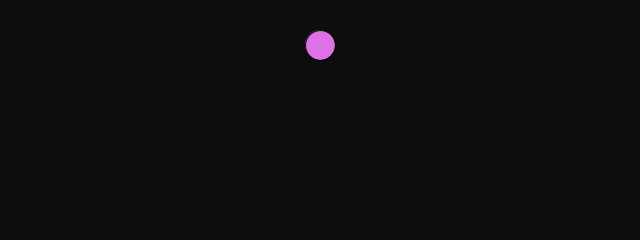
Frame 1 (no input)
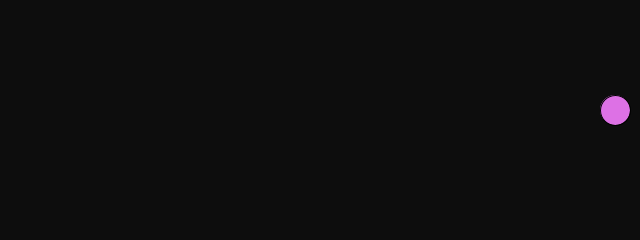
Frame 60 (the mouse pressed at the canvas centre just before this capture)
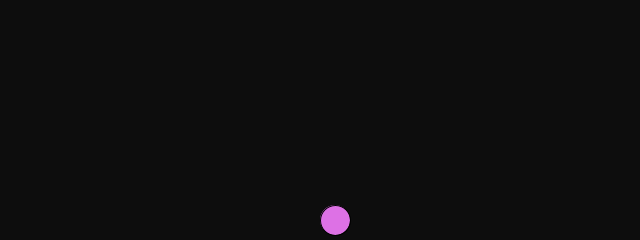
Frame 120 (the mouse held since frame 60 and released just before this capture)

The Processing sketch that drew these frames (run headless with seeded random() and noise(); from frame 60 on, the mouse is pressed at the canvas centre):

// Processing sketch: Bouncing_circle
// ── Bouncing_circle.pde
float x, y;
float ballSize=30;
float speed=5;
boolean movingUp=false; // either false or true
boolean movingRight=false;

void setup() {
  size(640, 240);
  y=ballSize*1.5;
  x=width/2;
}

void draw() {
  background(#0D0D0D); // use colour selector
  fill(#DD71E5); // use colour selector RGB
  ellipse(x, y, ballSize, ballSize);

  if (y+ballSize/2>=height) {
    movingUp=true;
  } else if (y-ballSize/2<=0) {
    movingUp=false;
  }

  if (movingUp) {
    y=y-speed;
  } else {
    y=y+speed;
  }

  if (x+ballSize/2>=width) {
    movingRight=true;
  } else if (x-ballSize/2<=0) {
    movingRight=false;
  }

  if (movingRight) {
    x=x-speed;
  } else {
    x=x+speed;
  }
}

// ── Ball.pde
class Ball {
  
  PVector location, velocity;
  int ballSize = 40;
  float gravity = 0.1;
  float braking = 0.1;
  
  Ball(float inX, float inY, float inVelX, float inVelY) {
    location = new PVector (inX, inY);
    velocity = new PVector (inVelX, inVelY);
  }
  
  void update() {
    move();
    
    if (shouldBounceX()) {
      bounceX();
    }
    if (shouldBounceY()) {
      bounceY();
    }
    
    draw();
  }
  
  void move() {
    location.add(velocity);
    velocity.y += gravity;
  }
  
  boolean shouldBounceX () {  //yes or no? bounce or not?
    return ((location.x > width) || (location.x < 0));
  }
  
  boolean shouldBounceY () {  //yes or no? bounce or not?
    return ((location.y > height) || (location.y < 0));
  }
  
  void bounceX() {
    velocity.x = velocity.x * -1;
    
    if (location.x < 0) {
      location.x = 0;
    } else if (location.x > width) {
      location.x = width;
    }
  }
  
  void bounceY() {
    velocity.y *= -(1 - braking);
    location.y = height - ballSize/2;
  }
  
  void draw() {
    fill(216, 7 ,21);
    ellipse(location.x, location.y, ballSize, ballSize);
  }
}
